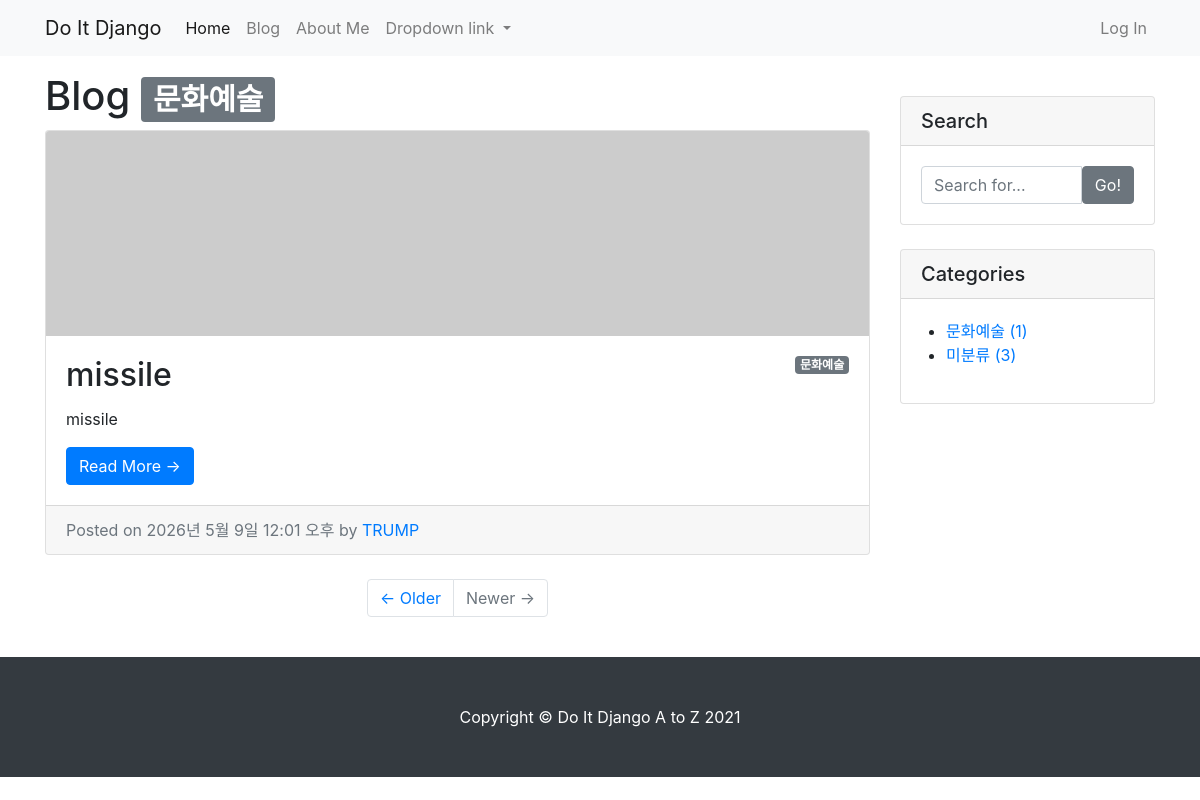
The app's page /blog/category/문화얘술/ with its own data.
### blog/models.py (models this page shows, shortened)
class Category(models.Model):
    name = models.CharField(max_length=50, unique=True)
    slug = models.SlugField(max_length=200, unique=True, allow_unicode=True)
    def __str__(self):
        return self.name
    def get_absolute_url(self):
        return f"/blog/category/{self.slug}/"
    class Meta:
        verbose_name_plural = "Categories"

class Post(models.Model):
    title = models.CharField(max_length=30)
    hook_text = models.CharField(max_length=100, blank=True)
    content = models.TextField()
    head_image = models.ImageField(upload_to="blog/images/%Y/%m/%d/", blank=True)
    file_upload = models.FileField(upload_to="blog/files/%Y/%m/%d/", blank=True)
    created_at = models.DateTimeField(auto_now_add=True)
    updated_at = models.DateTimeField(auto_now=True)
    author = models.ForeignKey(User, null=True, on_delete=models.SET_NULL)
    category = models.ForeignKey(Category, null=True, blank=True, on_delete=models.SET_NULL)
    tags = models.ManyToManyField(Tag, blank=True)
    def get_absolute_url(self):
        return f"/blog/{self.pk}/"

### blog/views.py (the view)
# urls.py: path("category/<str:slug>/", views.category_page),
def category_page(request, slug):
    if slug == "no_category":
        category = "미분류"
        post_list = Post.objects.filter(category=None)
    else:
        category = Category.objects.get(slug=slug)
        post_list = Post.objects.filter(category=category)
    return render(
        request,
        "blog/post_list.html",
        {
            "post_list": post_list,
            "categories": Category.objects.all(),
            "no_category_post_count": Post.objects.filter(category=None).count(),
            "category": category,
        },
    )

### blog/templates/blog/post_list.html (shortened to what this page needs)
{% extends 'blog/base.html' %}
{% block main_area %}
    <h1>Blog {% if category %}<span class="badge badge-secondary">{{ category }}</span>{% endif %}
    </h1>
    {% if post_list.exists %}
        {% for p in post_list %}
            <div class="card mb-4" id="post-{{ p.pk }}">
                {% if p.head_image %}
                    <img class="card-img-top" src="{{ p.head_image.url }}" alt="{{ p }} head image">
                {% else %}
                    <img class="card-img-top" src="https://picsum.photos/seed/{{ p.id }}/800/200" alt="random_image">
                {% endif %}
                <div class="card-body">
                    {% if p.category %}
                        <span class="badge badge-secondary float-right">{{ p.category }}</span>
                    {% else %}
                        <span class="badge badge-secondary float-right">미분류</span>
                    {% endif %}
                    <h2 class="card-title">{{ p.title}}</h2>
                    <p class="card-text">{{ p.content | truncatewords:45 }}</p>
                    <a href="{{ p.get_absolute_url }}" class="btn btn-primary">Read More &rarr;</a>
                </div>
                <div class="card-footer text-muted">
                    Posted on {{ p.created_at}} by
                    <a href="#">{{ p.author | upper }}</a>
                </div>
            </div>
        {% endfor %}
    {% else %}
        <h3>아직 게시물이 없습니다.</h3>
    {% endif %}
    <ul class="pagination justify-content-center mb-4">
        <li class="page-item">
            <a class="page-link" href="#">&larr; Older</a>
        </li>
        <li class="page-item disabled">
            <a class="page-link" href="#">Newer &rarr;</a>
        </li>
    </ul>
{% endblock %}

### blog/templates/blog/base.html (shortened to what this page needs)
<!DOCTYPE html>
<html>
{% load static %}
<head>
    <link rel="stylesheet" href="{% static 'blog/bootstrap/bootstrap.min.css' %}" media="screen">
</head>
<body>
{% include 'blog/navbar.html' %}
<div class="container my-3">
    <div class="row">
        <div class="col-md-8 col-lg-9" id="main-area">
            {% block main_area %}
            {% endblock %}
        </div>
        <div class="col-md-4 col-lg-3">
            <div class="card my-4">
                <h5 class="card-header">Search</h5>
                <div class="card-body">
                    <div class="input-group">
                        <input type="text" class="form-control" placeholder="Search for...">
                        <span class="input-group-btn">
                                <button class="btn btn-secondary" type="button">Go!</button>
                            </span>
                    </div>
                </div>
            </div>
            <div class="card my-4" id="categories-card">
                <h5 class="card-header">Categories</h5>
                <div class="card-body">
                    <div class="row">
                        <ul>
                            {% for category in categories %}
                                <li>
                                    <a href="{{ category.get_absolute_url }}">{{ category }} ({{ category.post_set.count }})</a>
                                </li>
                            {% endfor %}
                                <li>
                                    <a href="/blog/category/no_category/">미분류 ({{ no_category_post_count }})</a>
                                </li>
                        </ul>
                    </div>
                </div>
            </div>
        </div>
    </div>
</div>
{% include 'blog/footer.html' %}
</body>
</html>

### records on screen
Category: name "문화예술", post_set.count "1"
Post: category "문화예술", title "missile", content "missile", created_at "2026년 5월 9일 12:01 오후", author "TRUMP"

### other values on screen
{{ no_category_post_count }} "3"
